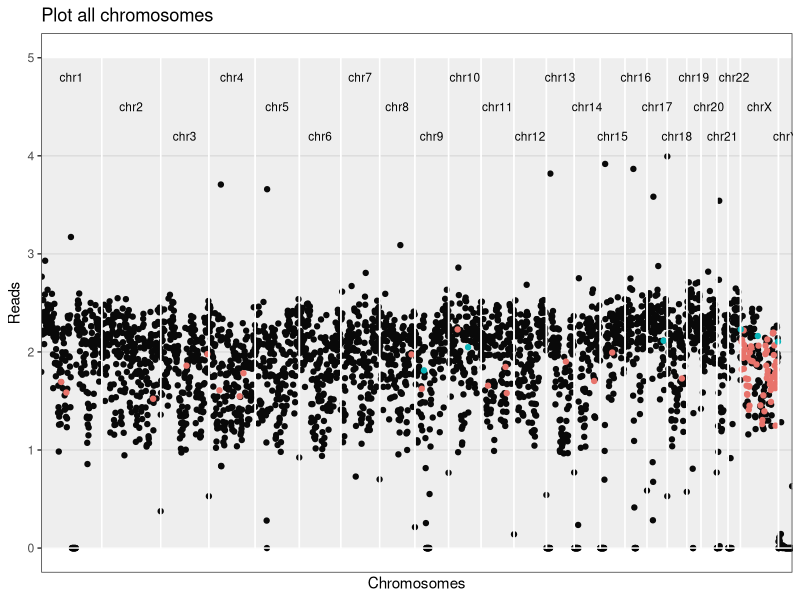
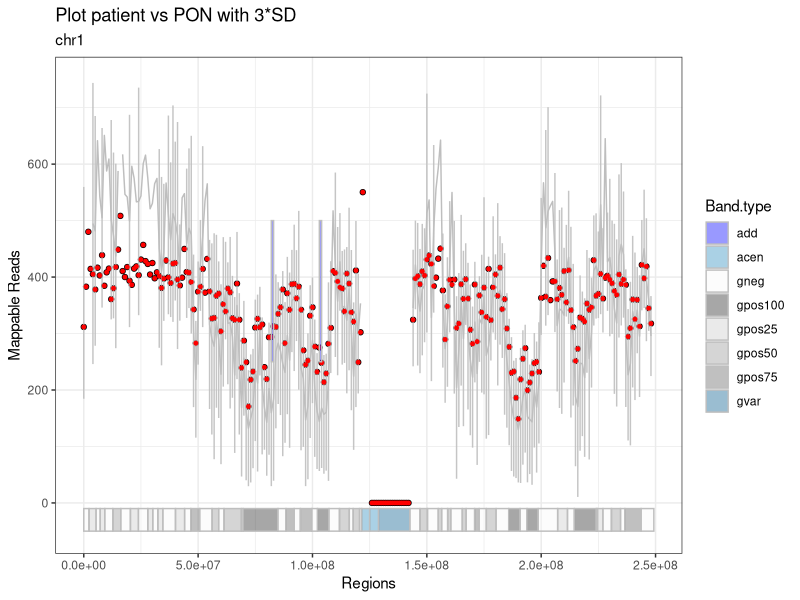
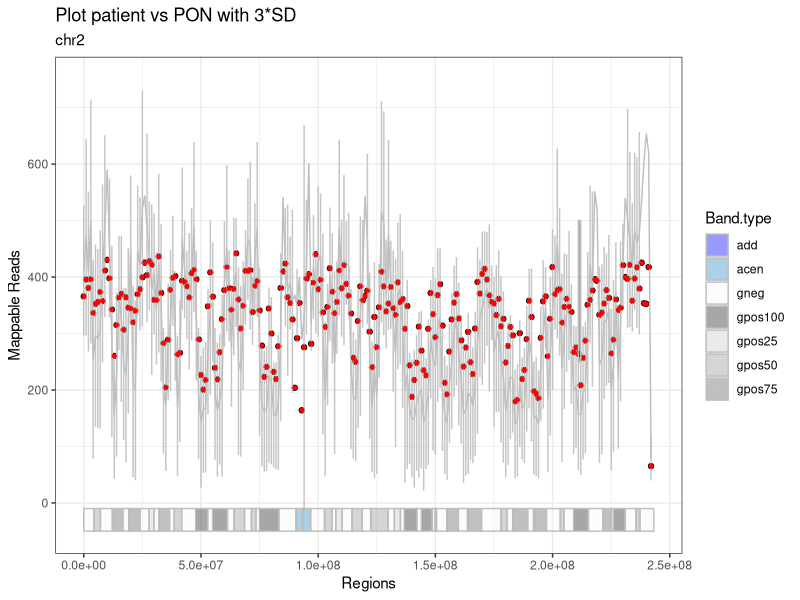
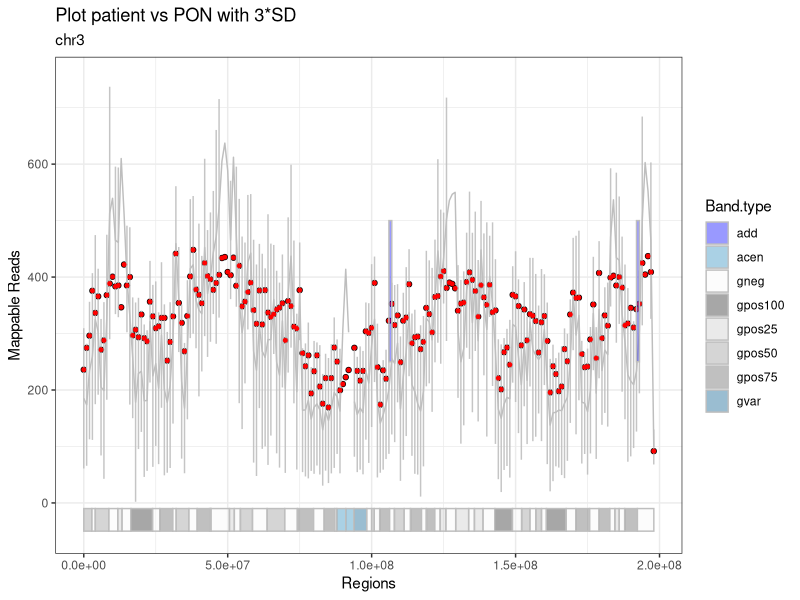
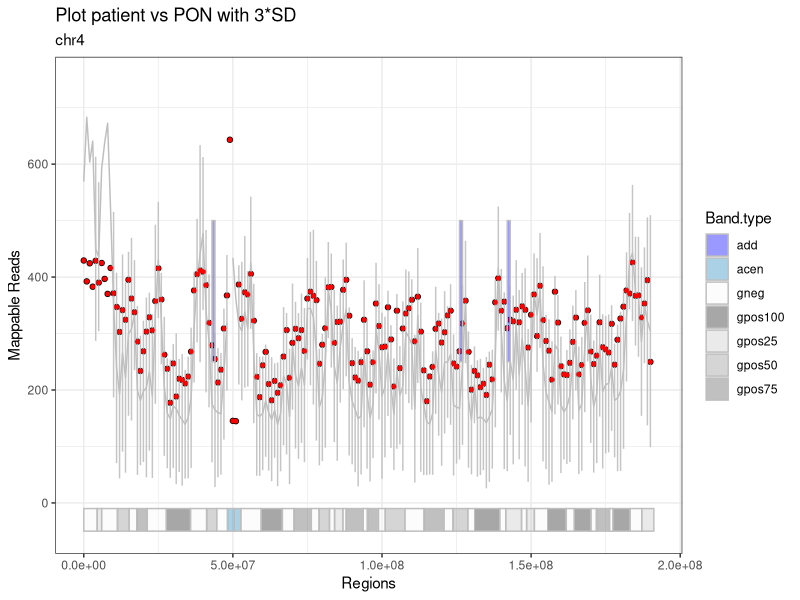
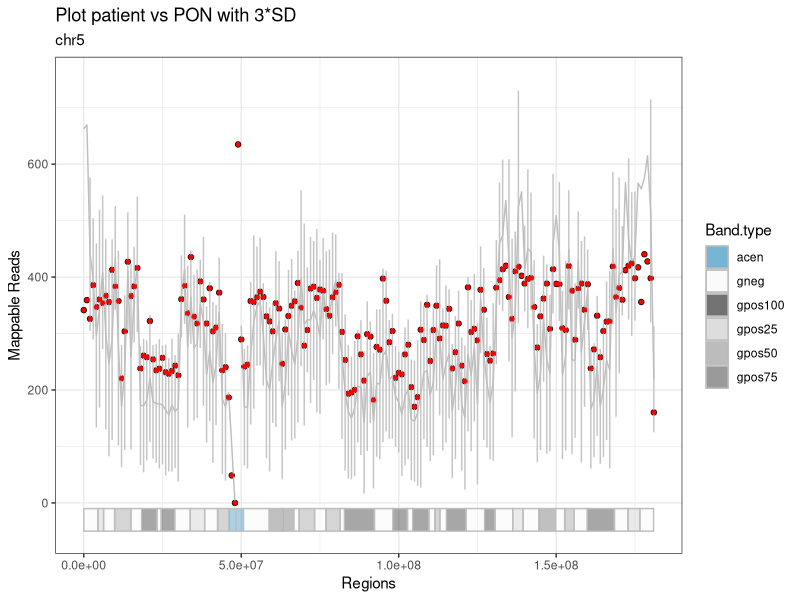
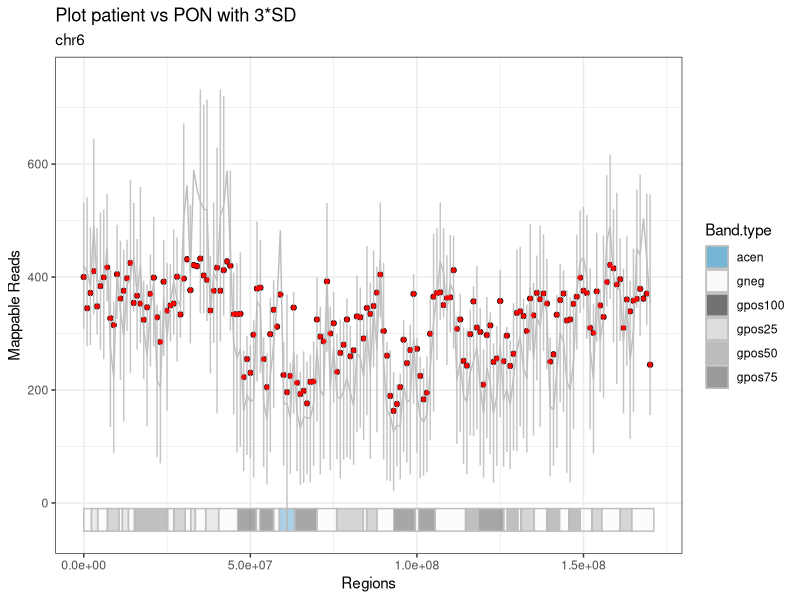
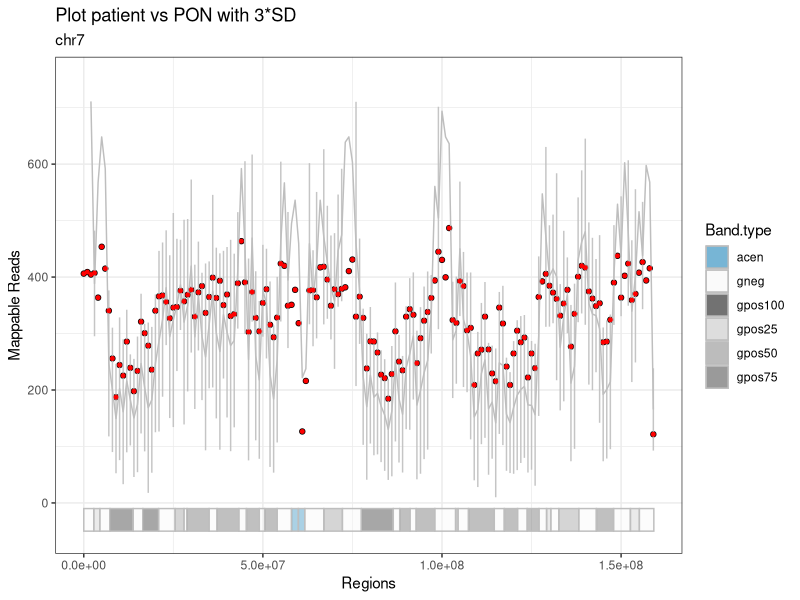

Generate these figures, in order, with R:
## ---- chunk 1
#knitr::opts_knit$set(root.dir = "~/diss/CORIANDER/r.script.coriander/output/120517/")
knitr::opts_chunk$set(warning = FALSE, message = FALSE) 
## ---- chunk 2
patient.data = read.table("patient.data.tsv", stringsAsFactors = F)
patient_name = patient.data[1, 2]
gender = as.character(patient.data[2, 2])
paste0("Patient ", patient_name)
## ---- chunk 3

# librarys
library(ggplot2)
library(knitr)


###################################################################################################
# VORBEREITEN
###################################################################################################

# SCHRITT 1
# Daten einlesen: Patient, PON, Giemsa-Bands, alle Gene und eine Auswahl der relevanten.

patient = read.table("patient.fc.tsv", header=TRUE, row.names = 1, stringsAsFactors = F) 
bin_data = read.table("pon.tsv", header=TRUE, row.names = 1, stringsAsFactors = F)
bin_data$Start = as.integer(bin_data$Start)
bin_data$End = as.integer(bin_data$End)
# pon wurde bereits erzuegt, normalisiert und mit den statistischenwerten versehen!

cytobands = read.table("../../tables/cytobands.tsv", header=TRUE, row.names = 1, stringsAsFactors = F)
# die farben sind bereits enthalten!
cancer_genes = read.table("../../tables/cancer.driver.genes_unique.and.goi.aml.csv", header=TRUE, sep = "\t",
                          stringsAsFactors = F)
all_genes = read.table("../../tables/all_genes.tsv", header=TRUE, row.names = 1, stringsAsFactors = F)
all_genes$start = as.integer(all_genes$start)
all_genes$end = as.integer(all_genes$end)

## ---- chunk 4
stats = read.table("mapping.stats.tsv", stringsAsFactors = F)
stats[nrow(stats) +1, ] = list(as.character("unique_mapped_reads"), sum(patient[ , 6]))
stats[nrow(stats) +1, ] = list(as.character("patient ID"), patient_name)
stats[nrow(stats) +1, ] = list(as.character("gender"), gender)

library(knitr)
kable(stats, digits = 0, col.names = NULL, align = "l")
## ---- chunk 5

# SCHRITT 2
# PON an das Geschlecht des Patienten anpassen
pon.gender.adjust = function(pon, gender) {
  if (gender == "M") {
    chrn = "chrX"
    pon.copy = pon[pon$Chr == "chrX_M", ]
    pon.copy$Chr = chrn
    pon = rbind(pon, pon.copy)
    
    chrn = "chrY"
    pon.copy = pon[pon$Chr == "chrY_M", ]
    pon.copy$Chr = chrn
    pon = rbind(pon, pon.copy)
    
    pon = pon[!(pon$Chr == "chrX_F" | pon$Chr == "chrY_F" | pon$Chr == "chrX_M" | pon$Chr == "chrY_M"), ]
  }
  
  else {
    chrn = "chrX"
    pon.copy = pon[pon$Chr == "chrX_F", ]
    pon.copy$Chr = chrn
    pon = rbind(pon, pon.copy)
    
    chrn = "chrY"
    pon.copy = pon[pon$Chr == "chrY_F", ]
    pon.copy$Chr = chrn
    pon = rbind(pon, pon.copy)
    
    pon = pon[!(pon$Chr == "chrX_F" | pon$Chr == "chrY_F" | pon$Chr == "chrX_M" | pon$Chr == "chrY_M"), ]
  }
}


# SCHRITT 3
# Die Patientendaten normalisieren
patient_normalization = function(patient, column_number) {
  # TODO: auf Median normalisieren
  # patient = tabelle der patienten
  # column_number = nummer der spalte mit deb patienten-bins
  # (bei einem patienten -> 6) 
  patient_norm <- patient[ , 1:5]
  patient_norm$pat_bins <- patient[ , column_number] / sum(patient[ , column_number]) * (patient[1, 3] - patient[1, 2] + 1)
  # eine neue tabelle mit den allgemeinen daten und den normalisierten patienten-bins
  # normalisierung basiert auf der automatischen erkennung der bin-laenge (differenz end und start der 1. bin)
  # ist also dynamisch
  return(patient_norm)
}

# SCHRITT 4
# Den Patienten als eine neue Spalte zu der PON-Tabelle hinzufügen
unite.data = function(pon, patient) {
  pon$patient = patient$pat_bins
  return(pon)
}

###################################################################################################
# RECHNEN
###################################################################################################

# SCHRITT 5
#Del/amp Bins detektieren
aberration.bins.identifier = function(bin_data, sd_factor) {
  bin_data$aberration = with(bin_data, factor(ifelse(patient < mean - sd_factor * sd, 'del', ifelse(patient > mean + sd_factor * sd, 'add', 'normal')), levels = c('normal', 'add', 'del')))
  return(bin_data)
}


# SCHRITT 6
# Abweichende Bins werden zu ganzen Regionen mit einer gemeinsamen Richtung
# (amplifiziert oder deletiert) zusammengefasst
# und in eine Tabelle hereingeschrieben
region_bring_together = function(bin_data, sd_factor) {
  # die funktion schaut alle chromosome (inkl. geschlechterchr) nach den over/under regionen durch
  # und gibt diese mit den start-/endpunkten in einer tabelle wieder
  regions = data.frame(Chr=character(), Start=integer(), End=integer(), Start.i=integer(), 
                        End.i=integer(), Direction=integer(), stringsAsFactors = F)
  last_chr = 'NULL'
  last_direction = 0 # 0 for normal, -1 for del, +1 for amp
  region_start = 0
  for (i in 1:nrow(bin_data)) {
    if(bin_data$Chr[i] != last_chr) {
      if(last_chr != 'NULL' & last_direction != 0) {
        regions[nrow(regions) + 1, ] = list(as.character(last_chr), bin_data$Start[region_start], 
                                            bin_data$End[i-1], region_start, i, last_direction)
        #eine region wird zugemacht, falls am ende eines chromosoms eine region noch offen war
      }
      last_direction = 0
      region_start = 0
      last_chr = bin_data$Chr[i]
    }

    direction = 0
    if(!is.na(bin_data$patient[i]) & (bin_data$patient[i] < bin_data$mean[i] - sd_factor * bin_data$sd[i])) {
      direction = -1
    } else if(!is.na(bin_data$patient[i]) & (bin_data$patient[i] > 
                                             bin_data$mean[i] + sd_factor * bin_data$sd[i])) {
      direction = +1
    }
    if (direction == last_direction) {
      next()
    }
    if (direction > last_direction) {
      if (last_direction == 0) {
        region_start = i
        # neue del oder amp region wird aufgemacht
      }
      else if (last_direction == -1) {
        regions[nrow(regions) + 1, ] = list(as.character(bin_data$Chr[i]), bin_data$Start[region_start], 
                                            bin_data$End[i-1], region_start, i-1, last_direction)
        # alte del region wird zugemacht
        if (direction == 1) {
          region_start = i
          # neue amp region wird aufgemacht
        }
      }
    } 
    else if (direction < last_direction) {
      if (last_direction == 0) {
        region_start = i
        # neue del region wird aufgemacht
      }
      else if (last_direction == 1) {
        regions[nrow(regions) + 1, ] = list(as.character(bin_data$Chr[i]), bin_data$Start[region_start], 
                                            bin_data$End[i-1], region_start, i-1, last_direction)
        # alte amp region wird zugemacht
        if (direction == -1) {
          region_start = i
          # neue del region wird aufgemacht
        }
      }
    }
    last_direction = direction
  }
  if(last_direction != 0) {
    regions[nrow(regions) + 1, ] = list(as.character(bin_data$Chr[i]), bin_data$Start[region_start], 
                                        bin_data$End[i-1], region_start, i, last_direction)
    #eine region wird zugemacht, falls bei dem allerletzten chromosom eine region noch offen war
  }
  return(regions)
}

###################################################################################################
# REPORTEN
###################################################################################################

# SCHRITT 7
# Die Regionen werden zu größeren Regionen zusammengefasst, deren Werte gegen die
# Werte des PONs an der gleichen Stelle geprüft werden
# Momentan noch 3*SD-Statistik.
region_merge = function(bin_data, regions, sd_factor) {
  regions_merged = data.frame(Chr=character(), Start=integer(), End=integer(), Start.i=integer(), 
                               End.i=integer(), Direction=factor(levels=c('add', 'del')),
                               stringsAsFactors = F)
  
  if(nrow(regions) < 1) return(regions_merged)
  
  regions_merged[1,] = list(as.character(regions$Chr[1]), 
                            regions$Start[1], 
                            regions$End[1],
                            regions$Start.i[1],
                            regions$End.i[1],
                            ifelse(regions$Direction[1]==1, 'add', 'del'))
  m = 1 #der zaehler in der tabelle "regions_merged"
  mean_region = 0
  mean_pon = 0
  sd_pon = 0
  
  for (r in 2:nrow(regions)) {
    if (regions_merged$Chr[m] != regions$Chr[r] | regions_merged$Direction[m] != regions$Direction[r]) {
      # mergen nur, wenn auf dem selben chr.
      regions_merged[nrow(regions_merged) + 1, ] = list(Chr=as.character(regions$Chr[r]), 
                                                        Start=regions$Start[r], 
                                                        End=regions$End[r],
                                                        Start.i=regions$Start.i[r],
                                                        End.i=regions$End.i[r],
                                                        Direction=ifelse(regions$Direction[r]==1, 'add', 'del'))
      # die region auf einem neuen chr oder mit einer anderen richtung zu der neuen tabelle hinzufuegen
      m = nrow(regions_merged)
      # das ist die region, von der aus betrachtet wird
      next
    }
    bin_start = regions_merged$Start.i[m]
    bin_end = regions$End.i[r]
    
    mean_region = mean(c(bin_data$patient[bin_start]:bin_data$patient[bin_end]), na.rm = TRUE)
    mean_pon = mean(c(bin_data$mean[bin_start:bin_end]), na.rm = TRUE)
    #die mittelwerte der betroffenen bins inkl. "normale" chr.abschnitte bei dem patienten und pon
    sd_pon <- mean(bin_data$sd[bin_start:bin_end])
    
    if (mean_region > mean_pon + sd_factor*sd_pon | mean_region < mean_pon - sd_factor*sd_pon) {
      # wenn die mittelwerte der betroffenen bins immer noch signifikant hoch/runter sind -> mergen
      regions_merged[m, ] = list(as.character(regions$Chr[r]), 
                                 regions_merged$Start[m], 
                                 regions$End[r],
                                 bin_start,
                                 bin_end,
                                 ifelse(regions$Direction[r]==1, 'add', 'del'))
    } 
    else {
      regions_merged[nrow(regions_merged) + 1, ] = list(Chr=as.character(regions$Chr[r]), 
                                                        Start=regions$Start[r], 
                                                        End=regions$End[r],
                                                        Start.i=regions$Start.i[r],
                                                        End.i=regions$End.i[r],
                                                        Direction=ifelse(regions$Direction[r]==1, 'add', 'del'))
    }
    m <- nrow(regions_merged)
  }
  return(regions_merged)
}


# SCHRITT 8
# Hier werden abweichende Banden aus den Bins detektiert
# Herausforderungen dabei ist, dass die Bins und die Bands in verschiedenen Schritten laufen,
# so kann eine Bande 100.000 Schritte haben
bins2bands = function(bin_data, cytobands, sd_factor) {
  last_chr = 'NULL'
  direction = 0 # die richtung der abweichenden bande (over, under)
  
  bands = data.frame(Chr=character(), Name=character(), Start=integer(), End=integer(),
                     Sum.pat=integer(),
                     Sum.pon=integer(), Direction=integer(),
                     stringsAsFactors = F)
  
  for (c in 1:nrow(cytobands)) {
    # Selektieren der Zeilen mit benötigten Eigenschften
    # hier gibt es mehrere faelle, da die schritte der bind und banden nicht gleich sind
    # und mehrere bins in einer bande sein koennen
    # bzw. auch  kleine bands in einer bin
    
    # die bedingung, dass die chromosome der banden und das patienten
    # gleich sind, muss immer erfuellt sein
    
    sel = as.character(bin_data$Chr) == as.character(cytobands$Chr[c]) &
      # fall 1: die bin ist kleiner als die band
      ((bin_data$Start >= cytobands$Start[c] & bin_data$End <= cytobands$End[c]) |
         # fall 2: die bin ist zwischen 2 bands, liegt aber eher in der betrachteten bin,
         # weil das ende von der bin naeher zum ende der band liegt, als der
         # anfang zum anfang der naechsten
         # die 2. bedingung wurde eingebaut, um zu verhindern, dass die bins vor der aktuellen
         # band mitselektiert werden
         ((bin_data$Start < cytobands$End[c]) &
            (bin_data$End > cytobands$Start[c]) &
            ((cytobands$End[c] - bin_data$Start) >= (bin_data$End - cytobands$End[c]))) |
         # fall 3: die bin ist zwischen 2 bands, liegt aber eher in der
         # betrachteten bin
         # weil der anfang von der bin naeher zum anfang der band liegt, als das ende
         ((bin_data$Start < cytobands$Start[c]) &
            ((bin_data$End - cytobands$Start[c]) > (cytobands$Start[c] - bin_data$Start))))
    # fall 4: die band ist kleiner als die bin,
    # dann greift die bedingung 2 oder 3, je nach werten
    
    band.pat = bin_data[sel, "patient"]
    band.pon = colSums((bin_data[sel, grep(".bam", colnames(bin_data))]), na.rm = TRUE)
    sum_pat = sum(band.pat, na.rm = TRUE)
    # summe der werte der bins in dieser band fuer den patienten
    sum_pon = mean(band.pon, na.rm = TRUE)
    # mittelwert der summe der bins in dem pon
    sd_bands = sd(band.pon, na.rm = TRUE)
    # standartabweichung fur die bins in der band
    if (sum_pat > sum_pon + sd_factor*sd_bands) {
      direction = +1 # die bande ist amp
    }
    else if (sum_pat < sum_pon - sd_factor*sd_bands) {
      direction = -1 # die bande ist del
    }
    
    bands[nrow(bands) + 1, ] = list(as.character(cytobands$Chr[c]),
                                    as.character(cytobands$Name[c]),
                                    cytobands$Start[c],
                                    cytobands$End[c],
                                    sum_pat,
                                    sum_pon,
                                    direction)
    direction = 0
  }
  return(bands)
}


# SCHRITT 9
# Hier werden Banden zusammengefasst und fuer den Report vorbereitet
karyotype = function(bands) {
  suspected_bands = bands[bands$Direction != 0, ]
  
  # bands mergen, wie bei den regions, nur ohne statistische validierung
  suspected_bands$last_Name = suspected_bands$Name
  karyotype_to_report = suspected_bands[1, ]
  
  karyotype_to_report$Aberration = NA
  if(nrow(suspected_bands) < 1) return(karyotype_to_report)
  
  k = 1
  # der zaehler in der tabelle karyotype_to_report
  for (s in 2:nrow(suspected_bands)) {
    if (karyotype_to_report$Chr[k] == suspected_bands$Chr[s] &
        karyotype_to_report$Direction[k] == suspected_bands$Direction[s] &
        karyotype_to_report$End[k] == suspected_bands$Start[s]) {
      karyotype_to_report$last_Name[k] = suspected_bands$Name[s]
      karyotype_to_report$End[k] = suspected_bands$End[s]
      next
    }
    else {
      karyotype_to_report[nrow(karyotype_to_report) +1, ] = suspected_bands[s, ]
      # die bande auf einem neuen chr oder mit einer anderen richtung hinzufuegen
      k = nrow(karyotype_to_report)
      # das ist jetzt die bande, von der aus betrachtet wird
    }
  }
  
  for (a in 1:nrow(karyotype_to_report)) {
    karyotype_to_report[a, "Aberration"] = as.character(paste0(karyotype_to_report$Direction[a], "(",
                                                               suspected_bands$Chr[a], ")(",
                                                               suspected_bands$Name[a],
                                                               suspected_bands$last_Name[a], ")"))
  }
  
  karyotype_to_report$Aberration = as.character(paste0(ifelse(karyotype_to_report$Direction == 1, "add", "del"), "(",
                                                       karyotype_to_report$Chr, ")(",
                                                       karyotype_to_report$Name,
                                                       karyotype_to_report$last_Name, ")"))
  return(karyotype_to_report)
}


# SCHRITT 10
# Die Gene, die in den abweichenden Banden liegen, werden detektiert
# und an eine Tabelle übergeben
genes_finder = function(bin_data, all_genes, cancer_genes, sd_factor) {
  suspected_bins <- data.frame(Chr=character(), Start=integer(), End=integer(), Bin=integer(),
                               Aberration=character(), stringsAsFactors = F)
  # Hier werden alle Bins gespeichert, die von pon_mean +/- 3*SD abweichen
  g=0
  for (g in 1:nrow(bin_data)) {
    if (!is.na(bin_data$patient[g]) &
        (bin_data$patient[g] < (bin_data$mean[g] - sd_factor * bin_data$sd[g]))) {
      suspected_bins[nrow(suspected_bins) + 1, ] = list(as.character(bin_data$Chr[g]), 
                                                        bin_data$Start[g], 
                                                        bin_data$End[g],
                                                        bin_data$patient[g],
                                                        as.character("del"))
    }
    
    else if (!is.na(bin_data$patient[g]) &
             (bin_data$patient[g] > (bin_data$mean[g] + sd_factor * bin_data$sd[g]))) {
      suspected_bins[nrow(suspected_bins) + 1, ] = list(as.character(bin_data$Chr[g]), 
                                                        bin_data$Start[g], 
                                                        bin_data$End[g],
                                                        bin_data$patient[g],
                                                        as.character("amp"))
    }
  }

  special_genes = all_genes[all_genes$symbol %in% cancer_genes$genes,]
  special_genes$aberration = 'norm'
  special_genes$found = 0
  
  for(i in 1:nrow(special_genes)) {
    bins = suspected_bins[suspected_bins$Chr == special_genes$chr[i] & (suspected_bins$Start <= special_genes$start[i] & special_genes$start[i] <= suspected_bins$End |
                                                                          suspected_bins$Start <= special_genes$end[i] & special_genes$end[i] <= suspected_bins$End),]
    if(nrow(bins) == 0) {next}
    special_genes$found[i] = 1
    if(all(bins$Aberration == 'amp')) {special_genes$aberration[i] = 'amp'}
    if(all(bins$Aberration == 'del')) {special_genes$aberration[i] = 'del'}
  }

  reported_genes = special_genes[special_genes$found == 1 & (special_genes$aberration == "amp" | special_genes$aberration == "del"), ]

  return(reported_genes)
}


# SCHRITT 11
# Diese Funktion soll die Plots generieren. Bestandteile des Plots zur Zeit sind:
# 1) Punkte aus den gemappten Patientendaten
# 2) Eine Linie fuer die PON-Daten
# 3) Errorbar fuer 3*SD der PON-Daten an dieser Stelle
# 4) Del/amp Regionen
# 5) Ein Ideogram zur besseren raemlichen Orientierung fuer die Kliniker


plot_bins_regions_ideogram <- function(bin_data, cytobands, region_merged,
                                       chrn, sd_factor) {

  x <- bin_data[bin_data$Chr == chrn, "Start"]
  y <- bin_data[bin_data$Chr == chrn, "patient"]
  plot_patient <- qplot(x, y, ylim=c(-50, 750)) +
                  geom_line(aes(x = bin_data[bin_data$Chr == chrn, "Start"],
                                y = bin_data[bin_data$Chr == chrn, "mean"]),
                                color = "gray", linetype = "solid") +
                  geom_errorbar(aes(x = bin_data[bin_data$Chr == chrn, "Start"],
                                    ymin = bin_data[bin_data$Chr == chrn, "mean"] - 
                                    sd_factor * bin_data[bin_data$Chr == chrn, "sd"], 
                                    ymax = bin_data[bin_data$Chr == chrn, "mean"] + 
                                    sd_factor * bin_data[bin_data$Chr == chrn, "sd"]),
                                width=0.1, color = "gray", alpha = 0.9, na.rm = TRUE) +
    # na.rm = TRUE bedeutet, dass die fehlenden Werte keine fehlermeldungen mehr verursachen
    
                  geom_point(aes(x = x, y = bin_data[bin_data$Chr == chrn, "patient"]),
                                 shape = 19, color = "red", size = 1) +
    #das eigentliche ideogram
                  geom_rect(data = cytobands[cytobands$Chr == chrn, ],
                    aes(NULL, NULL, xmin = Start, xmax = End, fill = Band.type),
                        ymin = -50, ymax = -10, color = "gray", size = 0.5, alpha = 0.4) +
                  scale_fill_manual(values=c("acen" = "#2b8cbe", "gneg" = "#f7f7f7", "gpos100" = "#252525",
                                             "gpos25" = "#cccccc", "gpos50" = "#969696",
                                             "gpos75" = "#636363", "gvar" = "#045a8d", "stalk" = "#be8c2b",
                                              "add" = "blue", "del" = "red")) +
    
    # die regione einzeichnen
                  geom_rect(data = region_merged[region_merged$Chr == chrn,],
                            aes(NULL, NULL, xmin = Start, xmax = End, fill = Direction),
                                #ymin = median(patient[patient$Chr == chrn, 6]),
                                #ymax = median(pon[pon$Chr == chrn, "mean"]),
                                ymin = 250,
                                ymax = 500,
                                color = "gray", size = 0.5, alpha = 0.4) +
    
                  theme_bw() +
                  labs(title = "Plot patient vs PON with 3*SD", subtitle = chrn,
                  x = "Regions", y = "Mappable Reads")
  print(plot_patient)
  return(plot_patient)
}


# SCHRITT 12
# Eine Schleife, um die Plots für alle Chromosomen zu erstellen
# und diese in einem neuen Ordner zu speichern
create.plots <- function(path.output, patient_name, bin_data, cytobands, region_merged, sd_factor) {
  
  setwd(path.output)
  dir.create(paste0("Patient.", patient_name))
  setwd(paste0("Patient.", patient_name))
  
  chrn= "chr0"
  for (chrn in unique(bin_data$Chr)) {
    plot_patient = plot_bins_regions_ideogram(bin_data, cytobands, region_merged,
                                              chrn, sd_factor)
    ggsave(filename = paste0("Plot.", chrn, ".png"))
  }
}


# SCHRITT 15
# Plot Uebersicht ueber alle Chromosomen nebeneinander
# Die Bins als Punkte, keine PON-Daten
# Patienten-Daten normalisiert auf 0
# Die Y-Achse geht von 1 bis -1
# Die amp/del Bins weichen nach obenm oder unten ab, sind farblich markiert
# Duenne graue Linien am Ende jedes Chromosoms
# Die X-Achse als die Koordinaten im ganzen Genom
# Unterhalb der X-Achse die Chromosomen-Nummern
# Eine Amplifikation hat mehr Gen-Kopien als Gain, diese Aufteilung (siehe Fig. 1 im iCHORcna Paper)
# sollte auch von uns beibehalten werden.
plot_genome_wide_cnv = function(bin_data) {
  # eine Tabelle mit den globalen Koordinaten fuer alle Chromosomen
  coordinates_genome_wide <- data.frame(Chr=character(), Start=integer(), End=integer(), Offset=integer(),
                                        stringsAsFactors = F)
  for (w in unique(bin_data$Chr)) {
    coordinates_genome_wide[nrow(coordinates_genome_wide) + 1, ] = list(as.character(w),
                                                                        0,
                                                                        0,
                                                                        0)
  }

  # die Koordinaten fuer die Enden setzen
  coordinates_genome_wide[ , "End"] = sapply(coordinates_genome_wide$Chr, function (c) max(bin_data[bin_data$Chr == c, "End"]))
  # die versetzten Koordinaten setzen - so entstehen globale Koordinaten
  # coordinates_genome_wide[ , 4] = cumsum(1:(nrow(coordinates_genome_wide)-1))
  coordinates_genome_wide[ , "Offset"] = cumsum(as.numeric(coordinates_genome_wide[ , "End"]))
  coordinates_genome_wide[ , "Offset"] = c(0, coordinates_genome_wide[(1:nrow(coordinates_genome_wide)-1), "Offset"])
  coordinates_genome_wide[ , "global_End"] = cumsum(as.numeric(coordinates_genome_wide[ , "End"]))
  
  for (z in 1:nrow(coordinates_genome_wide)) {
    coordinates_genome_wide[z, "median"] = (coordinates_genome_wide[z, "Offset"] + coordinates_genome_wide[z, "global_End"])/2
  }
  
  bin_data$Offset = sapply(bin_data$Chr, function(c) coordinates_genome_wide$Offset[coordinates_genome_wide$Chr == c])
  bin_data$global_Start = bin_data$Start+bin_data$Offset
  # die koordinaten fuer die bins sind damit festgelegt, die vorbereitung ist abgeschlossen

  # plotten!
  bin_data$pat_norm <- (bin_data[ , "patient"]/ median(bin_data[ , "patient"]))*2
  plot_all_chromosomes <- qplot(global_Start, pat_norm, 
                                data = bin_data[bin_data$aberration == "normal", ], ylim=c(0, 5)) +
    geom_point(data = bin_data[bin_data$aberration == "add", ], 
               aes(x = bin_data[bin_data$aberration == "add", "global_Start"], 
                   y = bin_data[bin_data$aberration == "add", "pat_norm"], color = "blue")) +
    geom_point(data = bin_data[bin_data$aberration == "del", ], 
               aes(x = bin_data[bin_data$aberration == "del", "global_Start"], 
                   y = bin_data[bin_data$aberration == "del", "pat_norm"], color = "orange")) +
    geom_rect(data = coordinates_genome_wide,
              aes(NULL, NULL, xmin = Offset, xmax = global_End,
                  ymin = 0,
                  ymax = 5),
              color = "white", size = 0.5, alpha = 0.1) +
    geom_text(data = coordinates_genome_wide,
              aes(x = median, y = c(4.8, 4.5, 4.2, 4.8, 4.5, 4.2, 4.8, 4.5, 4.2, 4.8, 4.5, 4.2, 4.8, 4.5, 4.2, 4.8, 4.5, 4.2, 4.8, 4.5, 4.2, 4.8, 4.5, 4.2) , label = Chr), size = 3) +
    theme_bw() +
    theme(panel.grid.minor=element_blank(), axis.text.x = element_blank(), legend.position="none") +
    scale_x_discrete(breaks = coordinates_genome_wide[ , "Offset"],
                     labels = coordinates_genome_wide[ , "Chr"]) +
    labs(title = "Plot all chromosomes", x = "Chromosomes", y = "Reads")
  return(plot_all_chromosomes)
}
## ---- chunk 6
bin_data = pon.gender.adjust(bin_data, gender)
patient = patient_normalization(patient, 6)
bin_data = unite.data(bin_data, patient)
sd_factor = 3
bin_data = aberration.bins.identifier(bin_data, sd_factor)

regions = region_bring_together(bin_data, sd_factor)
region_merged = region_merge(bin_data, regions, sd_factor)

bands = bins2bands(bin_data, cytobands, sd_factor)
karyotype_to_report = karyotype(bands)

reported_genes = genes_finder(bin_data, all_genes, cancer_genes, sd_factor)

# create.plots(path.output, patient_name, bin_data, cytobands, region_merged, sd_factor)
plot_all_chromosomes = plot_genome_wide_cnv(bin_data)
## ---- chunk 7
kable(karyotype_to_report$Aberration, col.names = NULL, align = "l", "html")

## ---- chunk 8
kable(reported_genes[ , 1:6], align = "l")
## ---- chunk 9
plot_all_chromosomes
## ---- chunk 10

chrn= "chr0"
  for (chrn in unique(patient$Chr)) {
    plot_patient = plot_bins_regions_ideogram(bin_data, cytobands, region_merged,
                                              chrn, sd_factor)
  }
